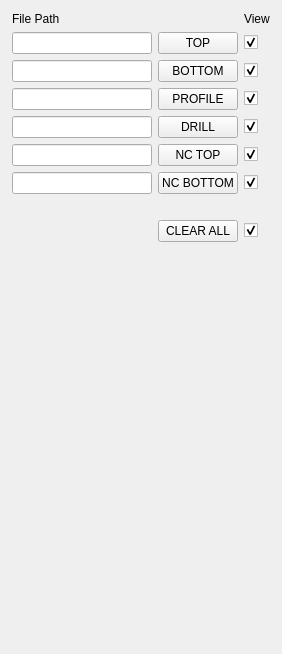
              <widget class="QWidget" name="load_layers_tab">
               <attribute name="title">
                <string>LOAD LAYERS</string>
               </attribute>
               <layout class="QVBoxLayout" name="verticalLayout_7">
                <item>
                 <layout class="QGridLayout" name="gridLayout">
                  <property name="sizeConstraint">
                   <enum>QLayout::SizeConstraint::SetDefaultConstraint</enum>
                  </property>
                  <property name="leftMargin">
                   <number>1</number>
                  </property>
                  <property name="topMargin">
                   <number>1</number>
                  </property>
                  <property name="rightMargin">
                   <number>1</number>
                  </property>
                  <property name="bottomMargin">
                   <number>1</number>
                  </property>
                  <property name="verticalSpacing">
                   <number>6</number>
                  </property>
                  <item row="5" column="0">
                   <widget class="QLineEdit" name="no_copper_1_le">
                    <property name="sizePolicy">
                     <sizepolicy hsizetype="Expanding" vsizetype="Fixed">
                      <horstretch>0</horstretch>
                      <verstretch>0</verstretch>
                     </sizepolicy>
                    </property>
                    <property name="readOnly">
                     <bool>true</bool>
                    </property>
                   </widget>
                  </item>
                  <item row="6" column="1">
                   <widget class="QPushButton" name="no_copper_2_pb">
                    <property name="sizePolicy">
                     <sizepolicy hsizetype="Fixed" vsizetype="Fixed">
                      <horstretch>0</horstretch>
                      <verstretch>0</verstretch>
                     </sizepolicy>
                    </property>
                    <property name="toolTip">
                     <string>NO-COPPER BOTTOM load layer button</string>
                    </property>
                    <property name="statusTip">
                     <string>NO-COPPER BOTTOM load layer button</string>
                    </property>
                    <property name="text">
                     <string>NC BOTTOM</string>
                    </property>
                   </widget>
                  </item>
                  <item row="6" column="2">
                   <widget class="QCheckBox" name="no_copper_2_chb">
                    <property name="sizePolicy">
                     <sizepolicy hsizetype="Fixed" vsizetype="Fixed">
                      <horstretch>0</horstretch>
                      <verstretch>0</verstretch>
                     </sizepolicy>
                    </property>
                    <property name="text">
                     <string/>
                    </property>
                    <property name="checked">
                     <bool>true</bool>
                    </property>
                   </widget>
                  </item>
                  <item row="3" column="0">
                   <widget class="QLineEdit" name="profile_file_le">
                    <property name="sizePolicy">
                     <sizepolicy hsizetype="Expanding" vsizetype="Fixed">
                      <horstretch>0</horstretch>
                      <verstretch>0</verstretch>
                     </sizepolicy>
                    </property>
                    <property name="readOnly">
                     <bool>true</bool>
                    </property>
                   </widget>
                  </item>
                  <item row="0" column="2">
                   <widget class="QLabel" name="view_label">
                    <property name="sizePolicy">
                     <sizepolicy hsizetype="Fixed" vsizetype="Fixed">
                      <horstretch>0</horstretch>
                      <verstretch>0</verstretch>
                     </sizepolicy>
                    </property>
                    <property name="text">
                     <string>View</string>
                    </property>
                   </widget>
                  </item>
                  <item row="1" column="2">
                   <widget class="QCheckBox" name="top_view_chb">
                    <property name="sizePolicy">
                     <sizepolicy hsizetype="Fixed" vsizetype="Fixed">
                      <horstretch>0</horstretch>
                      <verstretch>0</verstretch>
                     </sizepolicy>
                    </property>
                    <property name="checked">
                     <bool>true</bool>
                    </property>
                    <property name="tristate">
                     <bool>false</bool>
                    </property>
                   </widget>
                  </item>
                  <item row="4" column="0">
                   <widget class="QLineEdit" name="drill_file_le">
                    <property name="sizePolicy">
                     <sizepolicy hsizetype="Expanding" vsizetype="Fixed">
                      <horstretch>0</horstretch>
                      <verstretch>0</verstretch>
                     </sizepolicy>
                    </property>
                    <property name="readOnly">
                     <bool>true</bool>
                    </property>
                   </widget>
                  </item>
                  <item row="5" column="1">
                   <widget class="QPushButton" name="no_copper_1_pb">
                    <property name="sizePolicy">
                     <sizepolicy hsizetype="Fixed" vsizetype="Fixed">
                      <horstretch>0</horstretch>
                      <verstretch>0</verstretch>
                     </sizepolicy>
                    </property>
                    <property name="toolTip">
                     <string>NO-COPPER TOP load layer button</string>
                    </property>
                    <property name="statusTip">
                     <string>NO-COPPER TOP load layer button</string>
                    </property>
                    <property name="text">
                     <string>NC TOP</string>
                    </property>
                   </widget>
                  </item>
                  <item row="2" column="2">
                   <widget class="QCheckBox" name="bottom_view_chb">
                    <property name="sizePolicy">
                     <sizepolicy hsizetype="Fixed" vsizetype="Fixed">
                      <horstretch>0</horstretch>
                      <verstretch>0</verstretch>
                     </sizepolicy>
                    </property>
                    <property name="text">
                     <string/>
                    </property>
                    <property name="checked">
                     <bool>true</bool>
                    </property>
                   </widget>
                  </item>
                  <item row="3" column="1">
                   <widget class="QPushButton" name="profile_load_pb">
                    <property name="sizePolicy">
                     <sizepolicy hsizetype="Fixed" vsizetype="Fixed">
                      <horstretch>0</horstretch>
                      <verstretch>0</verstretch>
                     </sizepolicy>
                    </property>
                    <property name="text">
                     <string>PROFILE</string>
                    </property>
                   </widget>
                  </item>
                  <item row="6" column="0">
                   <widget class="QLineEdit" name="no_copper_2_le">
                    <property name="sizePolicy">
                     <sizepolicy hsizetype="Expanding" vsizetype="Fixed">
                      <horstretch>0</horstretch>
                      <verstretch>0</verstretch>
                     </sizepolicy>
                    </property>
                    <property name="readOnly">
                     <bool>true</bool>
                    </property>
                   </widget>
                  </item>
                  <item row="5" column="2">
                   <widget class="QCheckBox" name="no_copper_1_chb">
                    <property name="sizePolicy">
                     <sizepolicy hsizetype="Fixed" vsizetype="Fixed">
                      <horstretch>0</horstretch>
                      <verstretch>0</verstretch>
                     </sizepolicy>
                    </property>
                    <property name="text">
                     <string/>
                    </property>
                    <property name="checked">
                     <bool>true</bool>
                    </property>
                   </widget>
                  </item>
                  <item row="8" column="1">
                   <widget class="QPushButton" name="clear_views_pb">
                    <property name="sizePolicy">
                     <sizepolicy hsizetype="Fixed" vsizetype="Fixed">
                      <horstretch>0</horstretch>
                      <verstretch>0</verstretch>
                     </sizepolicy>
                    </property>
                    <property name="text">
                     <string>CLEAR ALL</string>
                    </property>
                   </widget>
                  </item>
                  <item row="4" column="1">
                   <widget class="QPushButton" name="drill_load_pb">
                    <property name="sizePolicy">
                     <sizepolicy hsizetype="Fixed" vsizetype="Fixed">
                      <horstretch>0</horstretch>
                      <verstretch>0</verstretch>
                     </sizepolicy>
                    </property>
                    <property name="text">
                     <string>DRILL</string>
                    </property>
                   </widget>
                  </item>
                  <item row="1" column="1">
                   <widget class="QPushButton" name="top_load_pb">
                    <property name="sizePolicy">
                     <sizepolicy hsizetype="Fixed" vsizetype="Fixed">
                      <horstretch>0</horstretch>
                      <verstretch>0</verstretch>
                     </sizepolicy>
                    </property>
                    <property name="text">
                     <string>TOP</string>
                    </property>
                   </widget>
                  </item>
                  <item row="2" column="0">
                   <widget class="QLineEdit" name="bottom_file_le">
                    <property name="sizePolicy">
                     <sizepolicy hsizetype="Expanding" vsizetype="Fixed">
                      <horstretch>0</horstretch>
                      <verstretch>0</verstretch>
                     </sizepolicy>
                    </property>
                    <property name="readOnly">
                     <bool>true</bool>
                    </property>
                   </widget>
                  </item>
                  <item row="2" column="1">
                   <widget class="QPushButton" name="bottom_load_pb">
                    <property name="sizePolicy">
                     <sizepolicy hsizetype="Fixed" vsizetype="Fixed">
                      <horstretch>0</horstretch>
                      <verstretch>0</verstretch>
                     </sizepolicy>
                    </property>
                    <property name="text">
                     <string>BOTTOM</string>
                    </property>
                   </widget>
                  </item>
                  <item row="4" column="2">
                   <widget class="QCheckBox" name="drill_view_chb">
                    <property name="sizePolicy">
                     <sizepolicy hsizetype="Fixed" vsizetype="Fixed">
                      <horstretch>0</horstretch>
                      <verstretch>0</verstretch>
                     </sizepolicy>
                    </property>
                    <property name="text">
                     <string/>
                    </property>
                    <property name="checked">
                     <bool>true</bool>
                    </property>
                   </widget>
                  </item>
                  <item row="0" column="0">
                   <widget class="QLabel" name="file_path_l">
                    <property name="sizePolicy">
                     <sizepolicy hsizetype="Fixed" vsizetype="Fixed">
                      <horstretch>0</horstretch>
                      <verstretch>0</verstretch>
                     </sizepolicy>
                    </property>
                    <property name="text">
                     <string>File Path</string>
                    </property>
                   </widget>
                  </item>
                  <item row="1" column="0">
                   <widget class="QLineEdit" name="top_file_le">
                    <property name="sizePolicy">
                     <sizepolicy hsizetype="Expanding" vsizetype="Fixed">
                      <horstretch>0</horstretch>
                      <verstretch>0</verstretch>
                     </sizepolicy>
                    </property>
                    <property name="readOnly">
                     <bool>true</bool>
                    </property>
                   </widget>
                  </item>
                  <item row="8" column="2">
                   <widget class="QCheckBox" name="all_view_chb">
                    <property name="sizePolicy">
                     <sizepolicy hsizetype="Fixed" vsizetype="Fixed">
                      <horstretch>0</horstretch>
                      <verstretch>0</verstretch>
                     </sizepolicy>
                    </property>
                    <property name="text">
                     <string/>
                    </property>
                    <property name="checked">
                     <bool>true</bool>
                    </property>
                   </widget>
                  </item>
                  <item row="3" column="2">
                   <widget class="QCheckBox" name="profile_view_chb">
                    <property name="sizePolicy">
                     <sizepolicy hsizetype="Fixed" vsizetype="Fixed">
                      <horstretch>0</horstretch>
                      <verstretch>0</verstretch>
                     </sizepolicy>
                    </property>
                    <property name="text">
                     <string/>
                    </property>
                    <property name="checked">
                     <bool>true</bool>
                    </property>
                   </widget>
                  </item>
                  <item row="8" column="0">
                   <spacer name="horizontal_spacer">
                    <property name="orientation">
                     <enum>Qt::Orientation::Vertical</enum>
                    </property>
                    <property name="sizeType">
                     <enum>QSizePolicy::Policy::Fixed</enum>
                    </property>
                    <property name="sizeHint" stdset="0">
                     <size>
                      <width>140</width>
                      <height>17</height>
                     </size>
                    </property>
                   </spacer>
                  </item>
                  <item row="7" column="0">
                   <spacer name="horizontal_spacer_2">
                    <property name="orientation">
                     <enum>Qt::Orientation::Vertical</enum>
                    </property>
                    <property name="sizeHint" stdset="0">
                     <size>
                      <width>40</width>
                      <height>20</height>
                     </size>
                    </property>
                   </spacer>
                  </item>
                 </layout>
                </item>
                <item>
                 <spacer name="verticalSpacer">
                  <property name="orientation">
                   <enum>Qt::Orientation::Vertical</enum>
                  </property>
                  <property name="sizeHint" stdset="0">
                   <size>
                    <width>20</width>
                    <height>400</height>
                   </size>
                  </property>
                 </spacer>
                </item>
               </layout>
              </widget>
